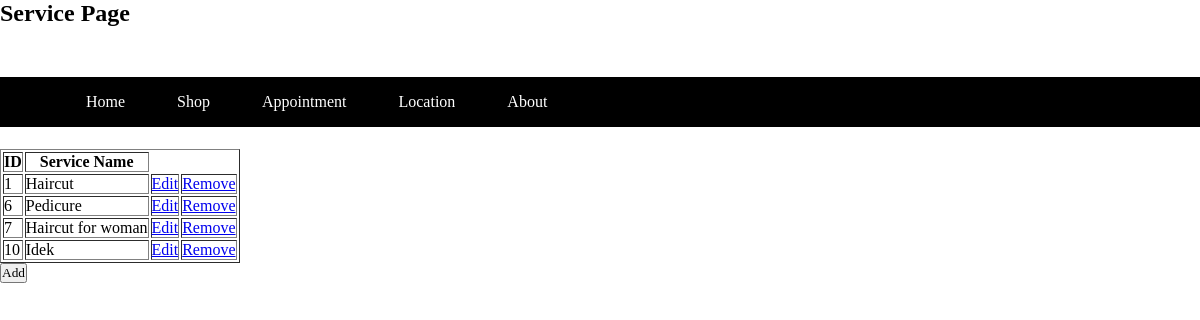
/Project/view/serviceView.php, run on the app's committed database.
### tables this page shows
CREATE TABLE `service` (
  `ID` int(11) NOT NULL,
  `service_name` varchar(100) NOT NULL
);

### Project/core/dbConnectionManager.php (called while the page is built, shortened)
<?php
class DBConnectionManager{
    private $dbConnection;
    function __construct() {
        $this->username = "root";
        $this->password = "";
        $this->server = "localhost";
        $this->dbname = "salon";
        try {
            $this->dbConnection = new \PDO("mysql:host=$this->server;dbname=$this->dbname", $this->username, $this->password);
        } catch(\PDOException $e) {
            print "Error!: " . $e->getMessage() . "<br/>";
        }
    }
    function getConnection() {
        return $this->dbConnection;
    }
}
?>

### Project/model/service.php (called while the page is built, shortened)
<?php
require(dirname(__DIR__) . "/core/dbconnectionmanager.php");
class Service {
    private $dbConnection;
    function __construct() {
        $conManager = new Database\DBConnectionManager();
        $this->dbConnection = $conManager->getConnection();
    }
    function getAll(){
        $query = "select * from service";
        $statement = $this->dbConnection->prepare($query);
        $statement->execute();
        $result = $statement->fetchAll();
        return $result;
    }
}
?>

### Project/view/serviceView.php (the view, shortened to what this page needs)
<h2> Service Page</h2>
<head>
        <link rel="stylesheet" href="style/navbar.css">
        <link rel="stylesheet" href="style/logo.css">
</head>
<body>
<nav>
        <ul>
            <li><a href="?resource=home&action=view">Home</a></li>
            <li><a href="?resource=product&action=view">Shop</a></li>
            <li><a href="#">Appointment</a></li>
            <li><a href="#">Location</a></li>
            <li><a href="#">About</a></li>
        </ul>
    </nav>
    <br>
    <br> </br>
</body>
<?php
    $service = new Service();
    $services = $service->getAll();
    $html = '<table border=1 id="servicestable">';
    $html .= "<th> ID </th>
          <th> Service Name </th>";
    foreach ($services as $e) {
        $html .= '<tr>';
        $html .= '<td>' . $e['ID'] . '</td>';
        $html .= '<td>' . $e['service_name'] . '</td>';
        $html .= '<td><a href="?resource=service&action=edit&row=' . $e['ID'] . '"> Edit</a></td>';
        $html .= '<td><a href="?resource=service&action=remove&row=' . $e['ID'] . '"> Remove</a></td>';
        $html .= '</tr>';
    }
    $html .= "</table>";
    echo $html;
?>
<button onclick="location.href='?resource=service&action=add'">Add</button>

### Project/style/navbar.css (style rules this page uses)
nav { background-color: black; position: relative; top: 50px; width: 100%; }
nav ul { list-style-type: none; margin: 0; padding: 0 0 0 60px; overflow: hidden; }
nav li { float: left; padding: 16px 26px 16px 26px; }
nav li a { display: block; color: white; text-align: center; text-decoration: none; transition: color 0.35s ease-out; }

### Project/view/serviceView.php (style rules this page uses)
* { padding: 0; margin: 0; box-sizing: border-box; font-family: "Quicksand"; }
body { min-width: 50vh; }

### data on the page
service: ID "1", service_name "Haircut"
service: ID "6", service_name "Pedicure"
service: ID "7", service_name "Haircut for woman"
service: ID "10", service_name "Idek"
